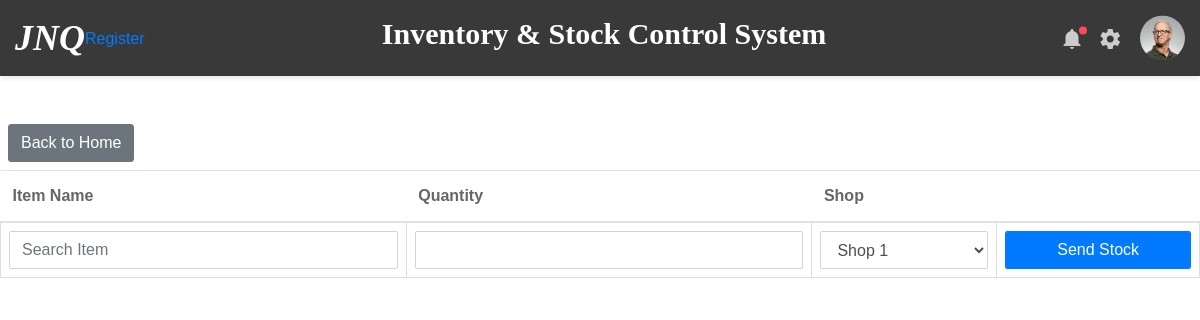
Page /view_stores/2/stock_out on the earlier database version.
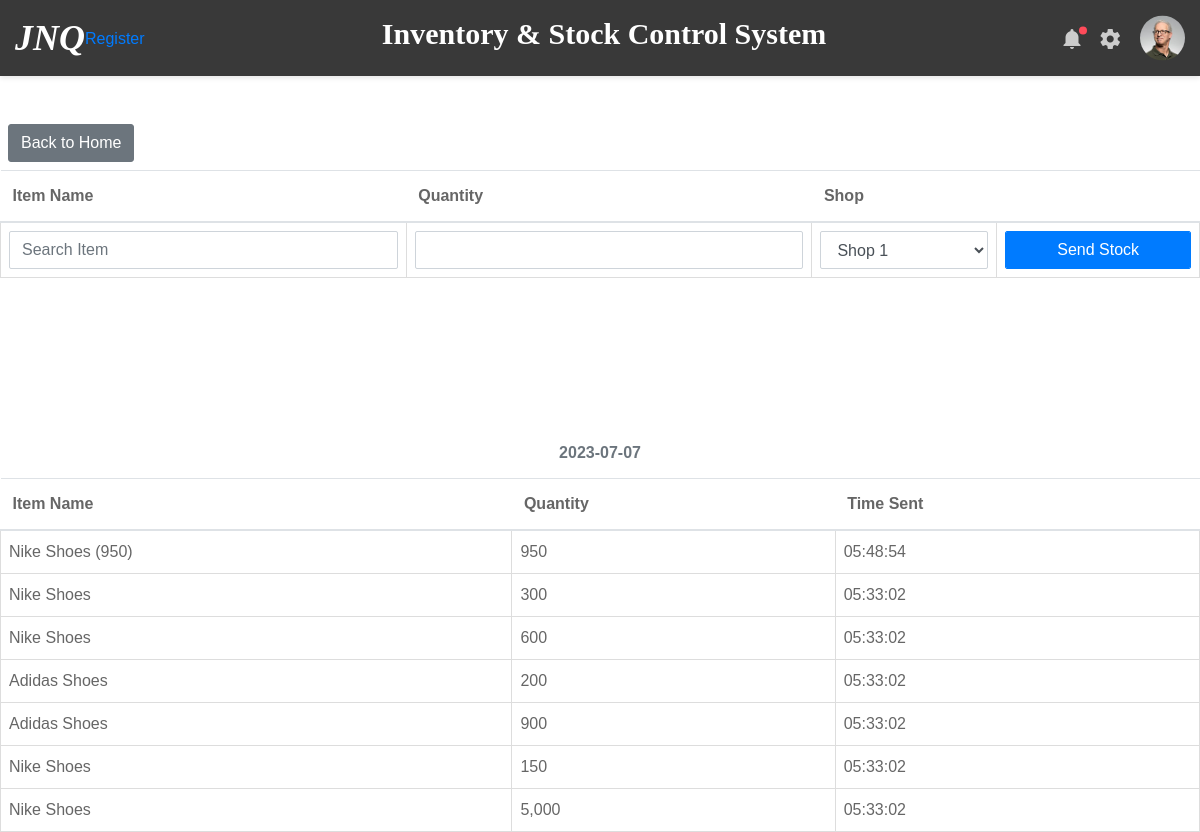
Same page on the later database version.
### inventory/models.py (models this page shows)
class StockOut(db.Model):
    id = db.Column(db.Integer, primary_key=True)
    item_name = db.Column(db.String(100), nullable=False)
    item_quantity = db.Column(db.Integer, nullable=False)
    date_sent = db.Column(db.DateTime, default=datetime.now())
    shop_id = db.Column(db.Integer, db.ForeignKey('shop.id'))
    store_id = db.Column(db.Integer, db.ForeignKey('store.id'))
    is_received = db.Column(db.Boolean, nullable=False, default=False)

### inventory/routes.py (the view, shortened to what this page needs)
@app.route('/view_stores/<int:store_id>/stock_out', methods=['GET', 'POST'])
def stock_out(store_id):
    store = Store.query.get_or_404(store_id)
    form = StoreStockOutForm()
    form.populate_shop_choices()
    selected_shop_id = form.get_selected_shop_id()
    shop = Shop.query.filter_by(id=selected_shop_id).first()
    stock_out_lookup = {}
    current_date = datetime.now()
    stockout_entries = StockOut.query.filter(StockOut.date_sent <= current_date,
                                          StockOut.store_id == store.id).order_by(StockOut.date_sent.desc()).all()
    for entry in stockout_entries:
        date = entry.date_sent.date()
        if date in stock_out_lookup:
            stock_out_lookup[date].append(entry)
        else:
            stock_out_lookup[date] = [entry]
    return render_template('stock_out.html', form=form, stock_out_lookup=stock_out_lookup, shop=shop, store=store)

### inventory/forms.py
class StoreStockOutForm(FlaskForm):
    item_name = SearchField('Search Item Name')
    item_quantity = IntegerField('Quantity Received', validators=[DataRequired()])
    shop = SelectField('Select Shop', choices=[])
    submit = SubmitField('Send Stock')
    def populate_shop_choices(self):
        self.shop.choices = [(shop.id, shop.shop_name) for shop in Shop.query.all()]
    def get_selected_shop_id(self):
        selected_shop_id = self.shop.data
        if selected_shop_id is not None:
            return int(selected_shop_id)
        else:
            return 0

### inventory/templates/stock_out.html (shortened to what this page needs)
{% extends 'layout.html' %}
{% block content %}
    <div class="float-left">
        <a href="{{ url_for('view_store', store_id=store.id) }}" class="btn btn-secondary ml-2 mb-2">Back to Home</a>
    </div>
    <table class="table">
      <thead>
        <tr>
          <th>Item Name</th>
          <th>Quantity</th>
          <th>Shop</th>
          <th></th>
        </tr>
      </thead>
      <tbody>
        <tr>
          <form method="POST">
            <td>{{ form.item_name(class="form-control", id="searchItemName", placeholder="Search Item") }}</td>
            <td>{{ form.item_quantity(class="form-control") }}</td>
            <td>{{ form.shop(class="form-control") }}</td>
            <td>{{ form.submit(class="form-control btn btn-primary") }}</td>
          </form>
        </tr>
      </tbody>
    </table>
    {% for date in stock_out_lookup.keys() %}
      <div class="table" id="SalesTable">
        <table class="table mt-4">
          <thead>
          <caption style="caption-side: top; text-align: center"><span><strong>{{date}}</strong></span></caption>
            <tr>
              <th>Item Name</th>
              <th>Quantity</th>
              <th>Time Sent</th>
            </tr>
          </thead>
          <tbody>
            {% for entry in stock_out_lookup[date] %}
              <tr>
                <td>{{ entry.item_name }}</td>
                <td>{{ "{:,}".format (entry.item_quantity) }}</td>
                <td>{{ entry.date_sent.strftime('%H:%M:%S') }}</td>
              </tr>
            {% endfor %}
          </tbody>
        </table>
      </div>
    {% endfor %}
{% endblock %}

Differences in the rows shown:
added StockOut: item_name "Nike Shoes (950)", item_quantity "950", date_sent "05:48:54"
added StockOut: item_name "Nike Shoes", item_quantity "300", date_sent "05:33:02"
added StockOut: item_name "Nike Shoes", item_quantity "600", date_sent "05:33:02"
added StockOut: item_name "Adidas Shoes", item_quantity "200", date_sent "05:33:02"
added StockOut: item_name "Adidas Shoes", item_quantity "900", date_sent "05:33:02"
added StockOut: item_name "Nike Shoes", item_quantity "150", date_sent "05:33:02"
added StockOut: item_name "Nike Shoes", item_quantity "5,000", date_sent "05:33:02"
Other differences:
new list line: "2023-07-07 Item Name Quantity Time Sent"
